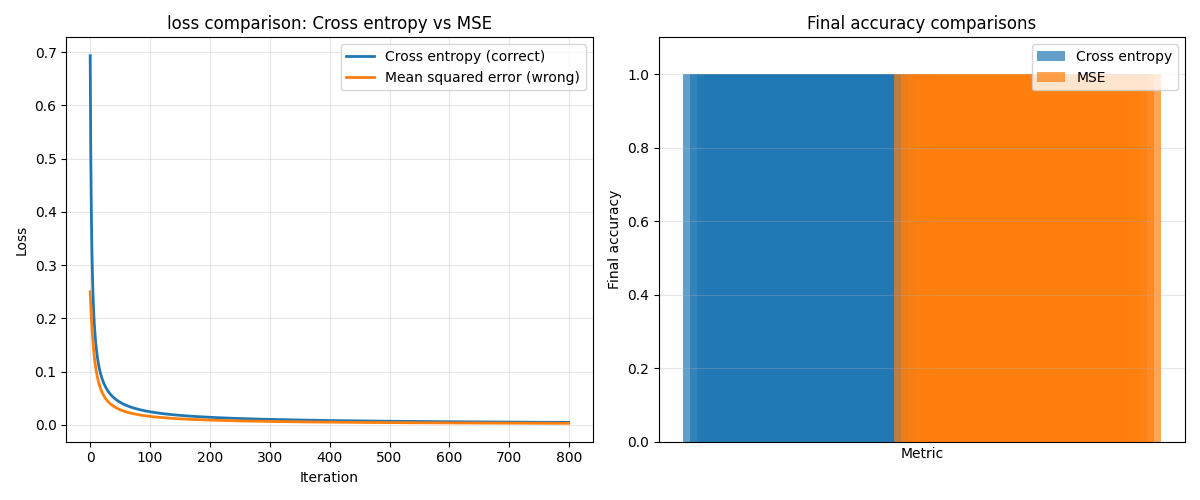

Write the Python code that produced this figure.
import numpy as np
import matplotlib.pyplot as plt
import sys

sys.path.append("..")

np.random.seed(42)

X0 = np.random.randn(50,2) + [-2,-2]
y0 = np.zeros(50)

X1 = np.random.randn(50,2) + [2,2]
y1 = np.ones(50)

X = np.vstack([X0,X1])
y = np.concatenate([y0,y1])

# LOGISTIC REGRESSION using BINARY CROSS-ENTROPY

class LogisticRegressionBCE:
    def __init__(self, lr=0.1, n_iter = 800):
        self.lr = lr
        self.n = n_iter
        self.weights = None
        self.bias = None
        self.losses = []

    def sigmoid(self, Z):
        Z = np.clip(Z,-500,500)
        return 1 / (1+np.exp(-Z))
    def fit(self,X,y):
        n_samp, n_feat = X.shape
        self.weights = np.zeros(n_feat)
        self.bias = 0

        for i in range(self.n):
            z = np.dot(X, self.weights) + self.bias
            y_pred = self.sigmoid(z)
            y_pred_clip = np.clip(y_pred, 1e-7, 1 - 1e-7)
            loss = -np.mean(y*np.log(y_pred_clip) + (1-y)*np.log(1-y_pred_clip))
            self.losses.append(loss)

            dw = (1/n_samp) * np.dot(X.T, (y_pred - y))
            db = (1/n_samp) * np.sum(y_pred - y)


            self.weights -= self.lr*dw
            self.bias -= self.lr * db
    def predict(self, X):
        z = np.dot(X, self.weights) + self.bias
        y_pred = self.sigmoid(z)
        return (y_pred >= 0.5).astype(int)
    
# LOGISTIC REGRESSION using MEAN SQUARED ERROR (WRONG BECAUSE ITS TOO LENIENT)

class LogisticRegressionMSE:
    def __init__(self, lr = 0.1, n_iter = 800):
        self.lr = lr
        self.n = n_iter
        self.weights = None
        self.bias = None
        self.losses = []
    
    def sigmoid(self, z):
        z = np.clip(z, -500,500)
        return 1 / (1+np.exp(-z))
    def fit(self, X, y):
        n_samp, n_feat = X.shape
        self.weights = np.zeros(n_feat)
        self.bias = 0

        for i in range(self.n):
            z = np.dot(X, self.weights) + self.bias
            y_pred = self.sigmoid(z)

            #MSE loss function
            loss = np.mean((y_pred -y)**2)
            self.losses.append(loss)

            errors = y_pred - y
            sigmoid_derivative = y_pred*(1-y_pred)
            dw = (1/n_samp) * np.dot(X.T,errors * sigmoid_derivative)
            db =( 1/n_samp) * np.sum(errors * sigmoid_derivative)

            self.weights -= self.lr * dw
            self.bias -= self.lr * db
    def predict(self, X):
        z = np.dot(X, self.weights) + self.bias
        y_pred = self.sigmoid(z)
        return (y_pred >= 0.5).astype(int)
    
print("Cross entropy loss:")
model1 = LogisticRegressionBCE()
model1.fit(X,y)
y_pred1 = model1.predict(X)
acc1 = np.mean(y_pred1 == y)
print("Final accuracy:", acc1)
print('final loss:', model1.losses[-1])
print(f"Iteratiosn to reach 100% acc: {np.where(np.array([np.mean((model1.predict(X)== y)) for _ in range(100)])== 1.0)[0][0] if acc1 == 1.0 else "N/A"}")

print("MSE Loss: ")
model2 = LogisticRegressionMSE()
model2.fit(X,y)
y_pred2 = model2.predict(X)
acc2 =np.mean(y_pred2 == y)
print("final accuracy: ", acc2)
print("final loss: ", model2.losses[-1])

plt.figure(figsize=(12,5))
plt.subplot(1,2,1)
plt.plot(model1.losses, label="Cross entropy (correct)", linewidth=2)
plt.plot(model2.losses, label="Mean squared error (wrong)", linewidth=2)
plt.xlabel('Iteration')
plt.ylabel('Loss')
plt.title("loss comparison: Cross entropy vs MSE")
plt.legend()
plt.grid(True, alpha=0.3)

plt.subplot(1,2,2)
iterations = [0,100,200,300,400,500,600,700,800]
plt.bar([i-15 for i in range(len(iterations))], [acc1]*len(iterations), width=30, alpha=0.7, label="Cross entropy")
plt.bar([i+15 for i in range(len(iterations))], [acc2]*len(iterations), width=30, alpha=0.7, label="MSE")
plt.ylim([0,1.1])
plt.xlabel('Metric')
plt.ylabel("Final accuracy")
plt.title("Final accuracy comparisons")
plt.xticks([])
plt.legend()
plt.grid(True, alpha=0.3, axis='y')
plt.tight_layout()
plt.savefig('loss_comparison.png')
print("plot saved as loss_comparison.png")
plt.show()
print("\n"+'='*60)
print("Conclusion\nCross-entropy converges faster and is the correct loss\n for classifications problems. MSE works but is not fully optimal")
print('='*60)
